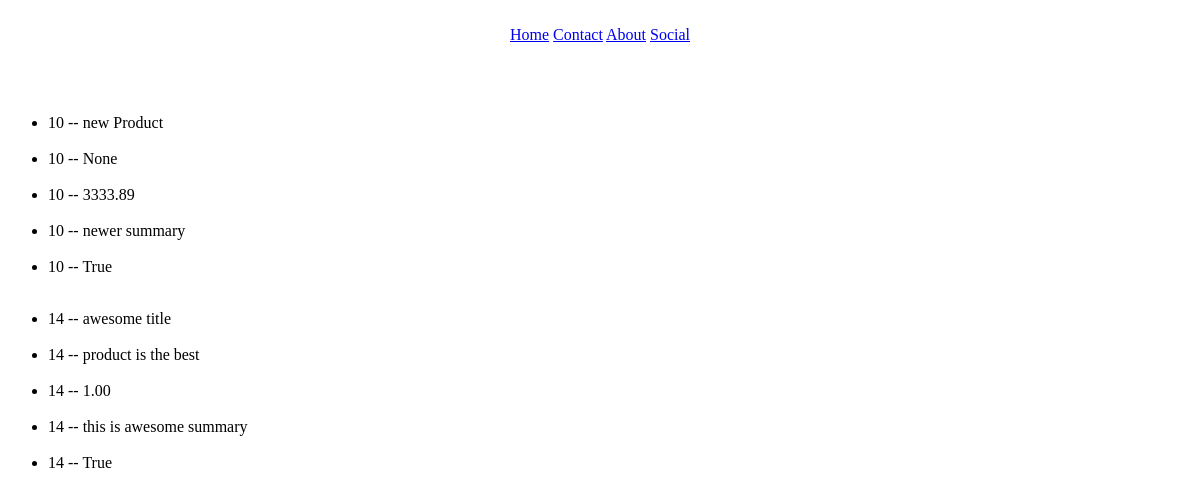
The page /product_list/ on the database as committed earlier.
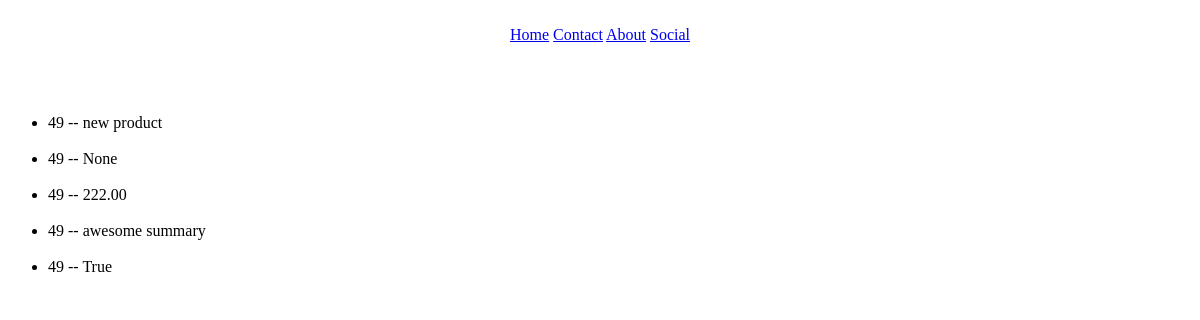
The same page on the database as committed later.
### products/models.py (models this page shows, shortened)
class Product(models.Model):
    title = models.CharField(max_length=100)
    descriptions = models.TextField(blank=True, null=True)
    price = models.DecimalField(max_digits=1000000, decimal_places=2)
    summary = models.TextField(blank=False, null=False)
    featured = models.BooleanField(default=True)
    objects = models.Manager()

### products/views.py (the view)
# urls.py: path('product_list/', product_list_views),
def product_list_views(request):
    queryset = Product.objects.all()
    return render(request, "products/products_list.html", {'object_list':queryset})

### products/templates/products/products_list.html
{% extends "base.html" %}
{% block content %}
<br><br>
{% for items in object_list %}
<ul>
<li>{{ items.id }} -- {{ items.title }}</li><br>
<li>{{ items.id }} -- {{ items.descriptions }}</li><br>
<li>{{ items.id }} -- {{ items.price }}</li><br>
<li>{{ items.id }} -- {{ items.summary }}</li><br>
<li>{{ items.id }} -- {{ items.featured }}</li><br>
</ul>
{% endfor %}
{% endblock  %}

### templates/base.html (shortened to what this page needs)
<html>
<head>
</head>
<body>
    <br>{% include "navbar.html" %}<br>
{% block content %}{% endblock %}
</body>
</html>

### templates/navbar.html
<center>
<div>
  <a href="{% url 'home' %}">Home</a>
  <a href="{% url 'contact' %}">Contact</a>
  <a href="{% url 'about' %}">About</a>
  <a href="{% url 'social' %}">Social</a>
</div>
</center>

Rows that differ between the two databases and show on the page:
removed Product: id "10", title "new Product", descriptions "None", price "3333.89", summary "newer summary", featured "True"
removed Product: id "14", title "awesome title", descriptions "product is the best", price "1.00", summary "this is awesome summary", featured "True"
added Product: id "49", title "new product", descriptions "None", price "222.00", summary "awesome summary", featured "True"
